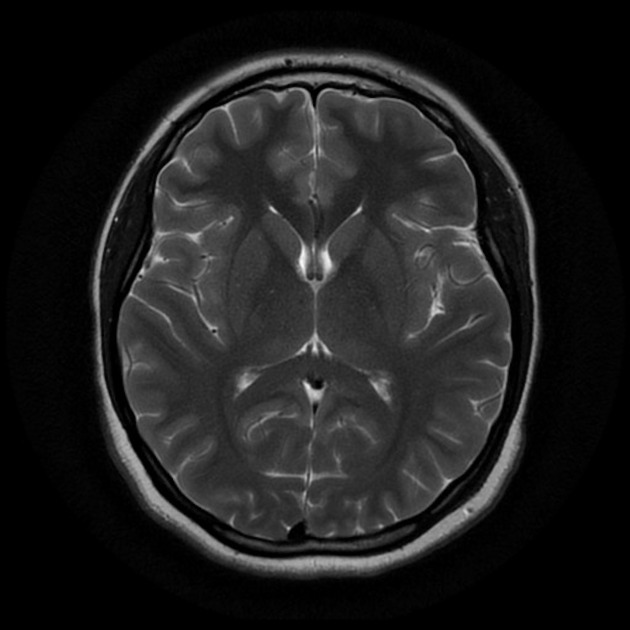
#> input picture examples/axial_brain.jpeg, 630 x 630 px
$ jupyter execute fft_image.ipynb
#> lines starting #> are read from the running program, lines starting #| are printed output that depends on the picture; long printed decimals are rounded
### pyMRI/utils.py
import numpy as np

def rerange(img : np.ndarray,
            min = 0.0,
            max = 1.0):
  """Function that converts an image to the given desired range.

  Parameters
  ----------

  img : np.ndarray
    Image to be normalized.
  min : float
    Bottom value of the new range for conversion.
  max : float
    Top value of the new range for conversion."""
  return ((img - np.min(img))/(np.max(img) - np.min(img)))*(max - min) + min

# [133 lines left out: functions normalize, rotation_matrix, rotate, apply_B, not called in this run]

def RMSE(img1, img2):
  """Function that calculates the [Root Mean Squared Error (RMSE)](https://en.wikipedia.org/wiki/Root_mean_square_deviation) between img1 and img2.

  Parameters
  ----------

  img1 : np.ndarray
    First image to be compared.
  img2 : np.ndarray
    Second image to be compared."""
  if len(img1.shape) > 1:
    return np.sqrt((np.sum((img1 - img2)**2))/(float(img1.shape[0]*img1.shape[1])))
  else:
     return np.sqrt((np.sum((img1 - img2)**2))/(float(img1.shape[0])))

# [41 lines left out: functions gaussian_filter, sinc_f, square_f, not called in this run]

### examples/fft_image.ipynb
[cell 1]
import numpy as np
import matplotlib.pyplot as plt
import imageio.v3 as iio
from scipy.fft import fft2, ifft2, fftshift, ifftshift
from pyMRI.utils import RMSE, rerange

[cell 2]
def gaussian_filter(size, epsilon):
    x_l, y_l = size
    x_ = np.arange(-x_l//2, x_l//2, 1.0)
    y_ = np.arange(-y_l//2, y_l//2, 1.0)
    x, y = np.meshgrid(x_, y_)

    g = (1/epsilon*np.sqrt(2*np.pi))*np.exp(-0.5*(x**2 + y**2)/epsilon**2)

    return rerange(g)

[cell 3]
# img = iio.imread("axial_brain_2.png")
img = iio.imread("axial_brain.jpeg")
#> img is the input picture: shape (630, 630); min 0, max 248, mean 29.7

plt.imshow(img, cmap = "gray")
plt.axis("off")

[cell 4]
imgfft = fft2(img)
imgfft = fftshift(imgfft)

plt.figure(figsize=(15, 15))
plt.subplot(131)
plt.imshow(np.log(np.abs(imgfft)), cmap = "gray")
plt.axis("off")

plt.subplot(132)
plt.imshow(imgfft.real, cmap = "gray")
plt.axis("off")

plt.subplot(133)
plt.imshow(imgfft.imag, cmap = "gray")
plt.axis("off")
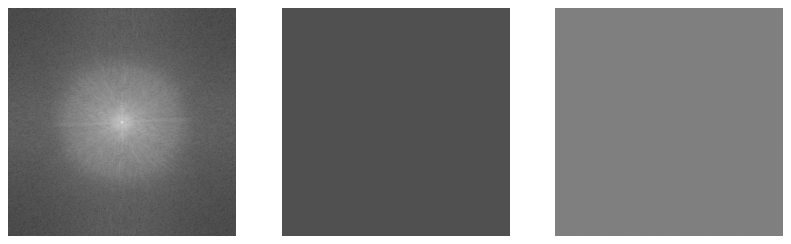
#> figure drawn by matplotlib, 3 panels

[cell 5]
imgfft = ifftshift(imgfft)

one = np.ones_like(imgfft)
one[0, 0] = 0.0
one[-1, 0] = 0.0
one[0, -1] = 0.0
one[-1, -1] = 0.0

row_even_zero = np.zeros_like(imgfft)
row_even_zero[ ::2 ] = 1.0

col_even_zero = np.zeros_like(imgfft)
col_even_zero[ :, ::2 ] = 1.0

row_remove = row_even_zero[:, 0].astype(bool)
col_remove = col_even_zero[0, :].astype(bool)

row_5_remove = np.zeros(imgfft.shape[0])
#> row_5_remove = 630 values from 0 to 0
for i in range(row_5_remove.shape[0]//5):
    if i % 2 == 0:
        row_5_remove[5*i: 5*(i + 1)] = 1.0

row_5_remove = row_5_remove.astype(bool)

gaussian_f = gaussian_filter(imgfft.shape, 15.0)

imgfft_gaussian = imgfft*ifftshift(gaussian_f)
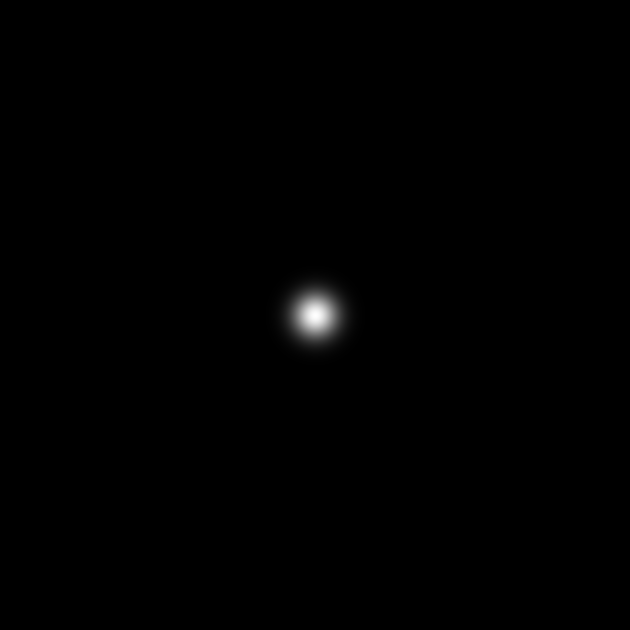
#> gaussian_f: shape (630, 630) float64; min 0, max 1, mean 0.00356
imgfft_inv_gaussian = imgfft*ifftshift(1.0 - gaussian_f)

imgfft_zero_freq = imgfft*one

imgfft_row_even_zero = imgfft*row_even_zero

imgfft_col_even_zero = imgfft*col_even_zero

imgfft_row_remove = imgfft[row_remove, :]
imgfft_col_remove = imgfft[:, col_remove]

imgfft_row_5 = imgfft[row_5_remove, :]

plt.figure(figsize=(10, 10))
plt.subplot(121)
plt.imshow(np.log(np.abs(imgfft_inv_gaussian)), cmap = "gray")
plt.subplot(122)
plt.imshow(np.log(np.abs(imgfft)), cmap = "gray")
plt.show()
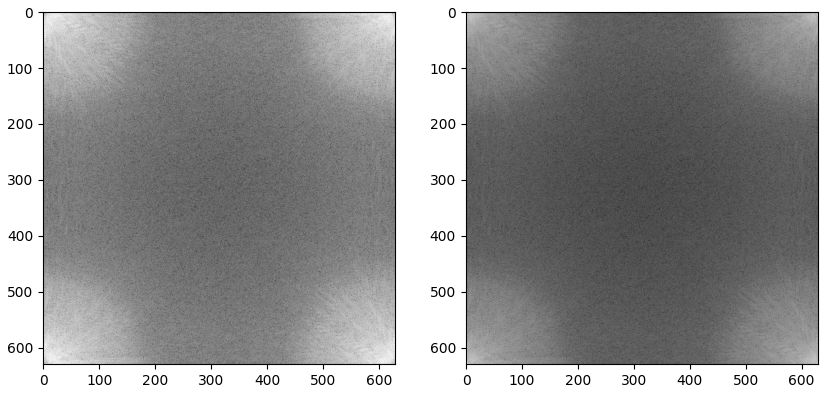
#> figure drawn by matplotlib, 2 panels

print(np.sum(imgfft_inv_gaussian))
#| (8.87666828930378e-10+1.3096723705530167e-09j)
print(np.sum(imgfft))
#| (4.118192009627819e-09-1.7462298274040222e-10j)

plt.imshow(ifftshift(1.0 - gaussian_f), cmap = "gray")
plt.show()
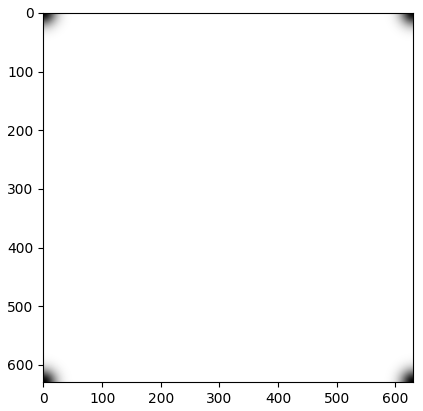
#> figure drawn by matplotlib, 1 panel

[cell 6]
imgfft_row_even_zero = imgfft*row_even_zero

inv_row_even = ifft2(imgfft_row_even_zero)

plt.figure(figsize=(25, 25))
plt.subplot(141)
plt.imshow(img, cmap = "gray")
plt.axis("off")

plt.subplot(142)
plt.imshow(np.log(np.abs(imgfft)), cmap = "gray")
plt.axis("off")

plt.subplot(143)
plt.imshow(row_even_zero.real, cmap = "gray")
plt.axis("off")

plt.subplot(144)
plt.imshow(inv_row_even.real, cmap = "gray")
plt.axis("off")
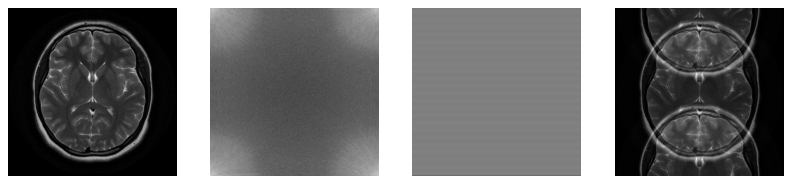
#> figure drawn by matplotlib, 4 panels

[cell 7]
inv_gaussian = ifft2(imgfft_gaussian)

inv_inv_gaussian = ifft2(imgfft_inv_gaussian)

inv_zero = ifft2(imgfft_zero_freq)

inv_row_even = ifft2(imgfft_row_even_zero)

inv_col_even = ifft2(imgfft_col_even_zero)

inv_row_remove = ifft2(imgfft_row_remove)

inv_col_remove = ifft2(imgfft_col_remove)

inv_5_row = ifft2(imgfft_row_5)

plt.figure(figsize=(10, 10))

plt.subplot(331)
plt.imshow(img, cmap = "gray")
plt.axis("off")
plt.title("Original")

plt.subplot(332)
plt.imshow(inv_gaussian.real, cmap = "gray")
plt.axis("off")
plt.title("Gaussian")

plt.subplot(333)
plt.imshow(inv_inv_gaussian.real, cmap = "gray")
plt.axis("off")
plt.title("Opposed gaussian")

plt.subplot(334)
plt.imshow(inv_zero.real, cmap = "gray")
plt.axis("off")
plt.title("Zeroed zero frequency")

plt.subplot(335)
plt.imshow(inv_row_even.real, cmap = "gray")
plt.axis("off")
plt.title("Even rows zeroed")

plt.subplot(336)
plt.imshow(inv_col_even.real, cmap = "gray")
plt.axis("off")
plt.title("Even cols zeroed")

plt.subplot(337)
plt.imshow(inv_row_remove.real, cmap = "gray")
plt.axis("off")
plt.title("Even cols zeroed")

plt.subplot(338)
plt.imshow(inv_col_remove.real, cmap = "gray")
plt.axis("off")
plt.title("Even cols zeroed")

plt.subplot(339)
plt.imshow(inv_5_row.real, cmap = "gray")
plt.axis("off")
plt.title("5 rows removed")

print(RMSE(img, inv_inv_gaussian))
#| (42.193-6.886719962658205e-17j)
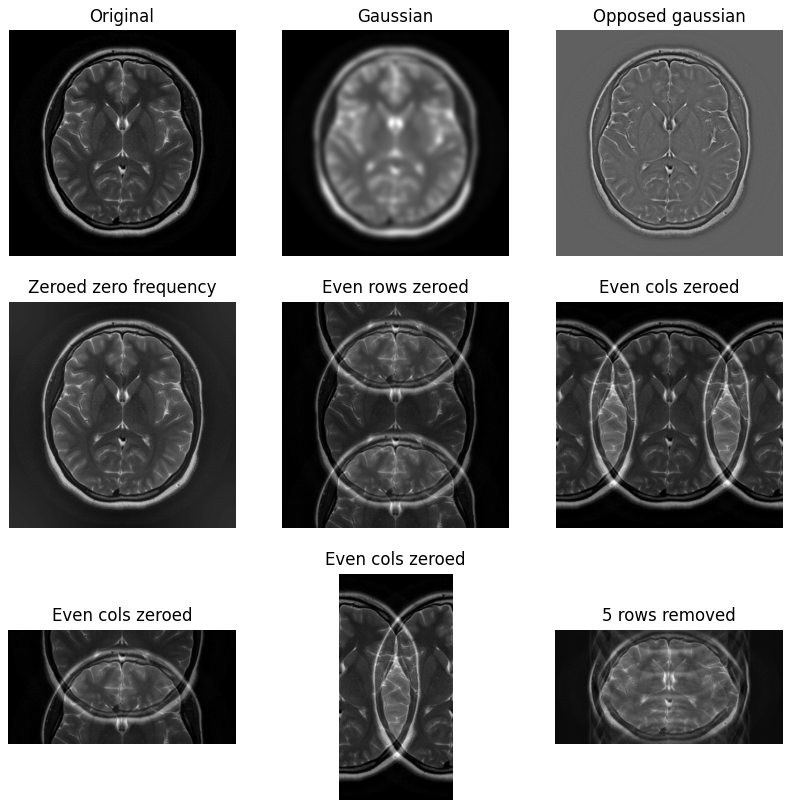
#> figure drawn by matplotlib, 9 panels
